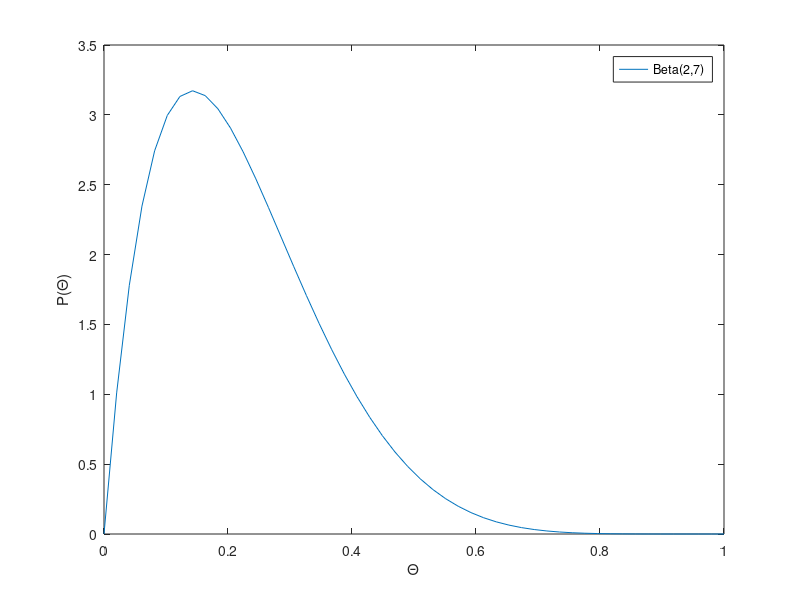
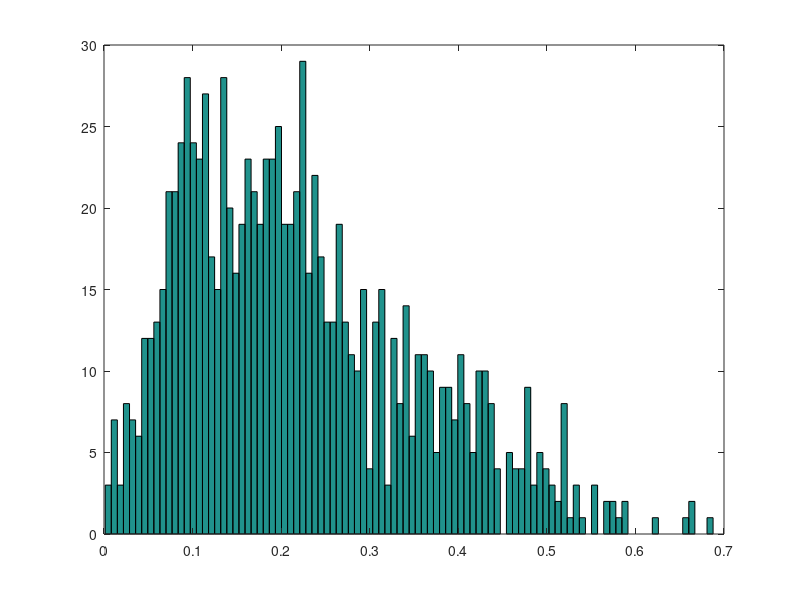

MATLAB code to generate these figures, in order: (Note: this script raises an error after producing the figures.)
% demo -- 

% beta distribution -- prior belief factory defect rate

alpha = 2;
beta = 7;

% probability of heads
theta = linspace(0,1,50);

figure(1)
plot(theta,betapdf(theta,alpha,beta))
xlabel('\Theta')
ylabel('P(\Theta)')
legend(['Beta(' num2str(alpha) ',' num2str(beta) ')'])

%% generate factories

num_coins = 1000;
coin_thetas = betarnd(alpha,beta,num_coins,1);

figure(2)
hist(coin_thetas,100)


%% do some posterior computation(s)

outcomes = {'heads', 'tails'};

flips = gen_exampl_data();

num_flips = length(flips);

prior_params = [alpha beta];
num_heads = 0;

figure(3)
plot(theta,betapdf(theta,prior_params(1), prior_params(2)))
pause

for n =1:num_flips
    disp(['Flip outcome : ' outcomes{flips(n)+1}]);
    nth_outcome = flips(n);
    
    if nth_outcome == 0
        num_heads = num_heads + 1;
    end
       
    posterior_params = [num_heads + prior_params(1), n-num_heads + prior_params(2)];
    
    figure(2)
    plot_flips(flips,n)
    
    figure(3)
    prior_h = plot(theta,betapdf(theta,prior_params(1), prior_params(2)),'r');
    hold on
    post_h = plot(theta,betapdf(theta,posterior_params(1), posterior_params(2)),'g');
    
    alpha = .05;
    % approximately normal confidence intervals
    max_p = num_heads/n + norminv((1-alpha))*sqrt(num_heads*(n-num_heads )/(n^2)); % bug?
    min_p = num_heads/n - norminv((1-alpha))*sqrt(num_heads*(n-num_heads )/(n^2));
    
    hold off
    legend([prior_h post_h], 'Prior', ['Posterior after ' num2str(n) ' obs.']);
     xlabel('Defective=0 , Non-defective=1')
     ylabel('P(\Theta)')
     
     lower_lim = betainv(.05,posterior_params(1),posterior_params(2));
upper_lim = betainv(.95,posterior_params(1),posterior_params(2));
    
    line([lower_lim lower_lim],[0 max(betapdf(theta,posterior_params(1), posterior_params(2)))]);
    line([upper_lim upper_lim],[0 max(betapdf(theta,posterior_params(1), posterior_params(2)))]);
    drawnow
    
    figure(4) % posterior predictive
    
    predicted_outcome = 0;
    log_p_heads = gammaln(prior_params(1)+prior_params(2)+n) - gammaln(num_heads + prior_params(1)) - gammaln(n-num_heads + prior_params(2)) + ...
        gammaln(num_heads + prior_params(1) + (1-predicted_outcome)) + gammaln(n+1 -num_heads -(1-predicted_outcome)+ prior_params(2)) - gammaln(prior_params(1)+ prior_params(2)+n+1);
    predicted_outcome = 1;
    log_p_tails = gammaln(prior_params(1)+prior_params(2)+n) - gammaln(num_heads + prior_params(1)) - gammaln(n-num_heads + prior_params(2)) + ...
        gammaln(num_heads + prior_params(1) + (1-predicted_outcome)) + gammaln(n+1 -num_heads -(1-predicted_outcome)+ prior_params(2)) - gammaln(prior_params(1)+ prior_params(2)+n+1);
    
    bar([0 1], exp([log_p_heads log_p_tails]));
    xlabel('Defective=0 , Non-defective=1')
    ylabel('Posterior predictive probability');
    
    if n<10
        pause
    end
end

%% now that we have the posterior let's ask some questions like -- what's
% the probability that theta is below .15

%something like the 95% confidence interval -- here taking into account
% the prior

lower_lim = betainv(.05,posterior_params(1),posterior_params(2))
upper_lim = betainv(.95,posterior_params(1),posterior_params(2))